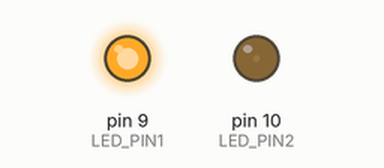
Recording of a sketch running on a simulated Arduino Uno, built with avr-gcc and run on an emulated ATmega328P. On the bench: output pins drawn as LEDs (lit = HIGH).

Above: at 0.1 s.
Timing chart, 0 to 1.6 s (numbered marks = the images above):
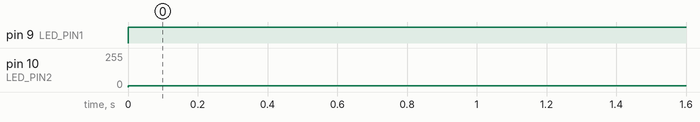

Measured:
- by itself, pin 9 (LED_PIN1): LOW → HIGH at 0.00 s
- by itself, pin 10 (LED_PIN2): 0/255 → 10/255 at 0.00 s

The sketch:

sketch_dec12a.ino
```cpp
#define LED_PIN1 9
#define LED_PIN2 10

// 初期化
void setup(){

  // LEDのピンを出力に
  pinMode(LED_PIN1, OUTPUT);
  pinMode(LED_PIN2, OUTPUT);

}

// メインループ
void loop() {

  // LED1を最大値で点灯
 analogWrite(LED_PIN1, 255);

  // LED2を減光して点灯
 analogWrite(LED_PIN2, 10);

}
```
